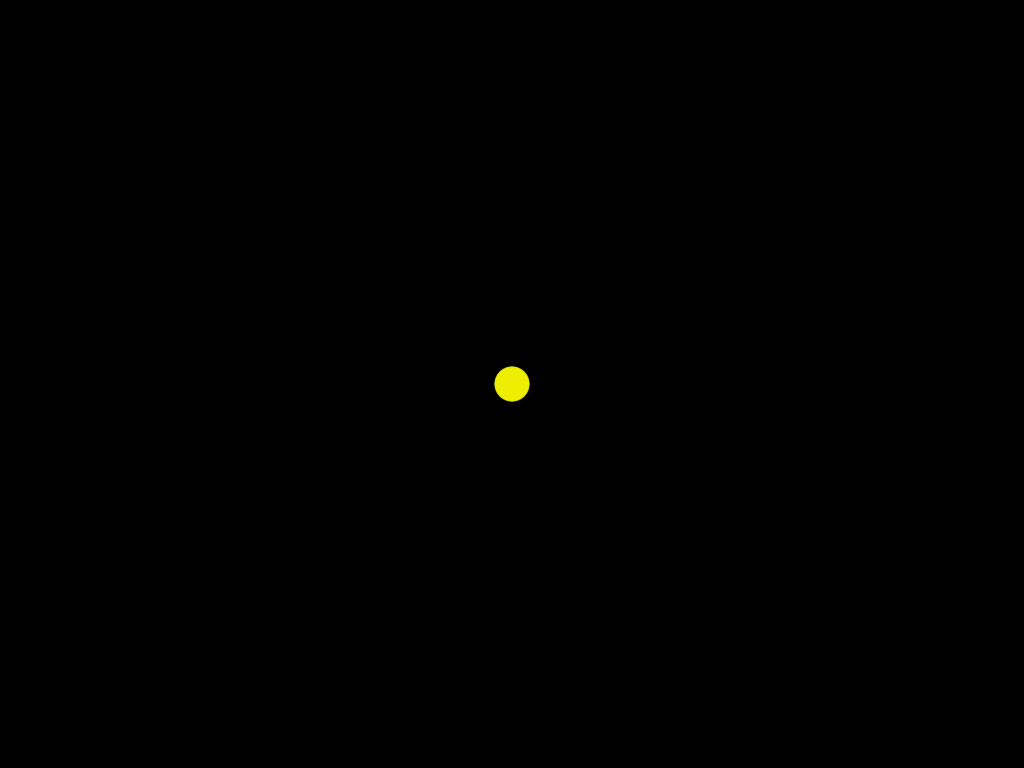
Frame 1 (no input)
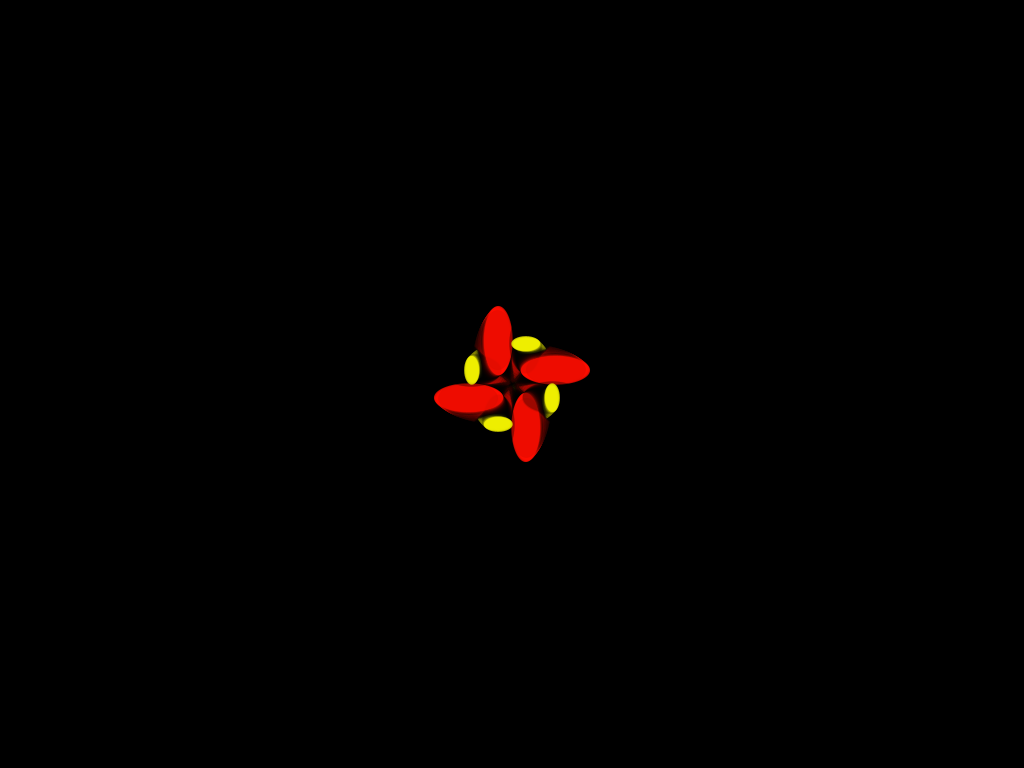
Frame 60 (the mouse pressed at the canvas centre just before this capture)
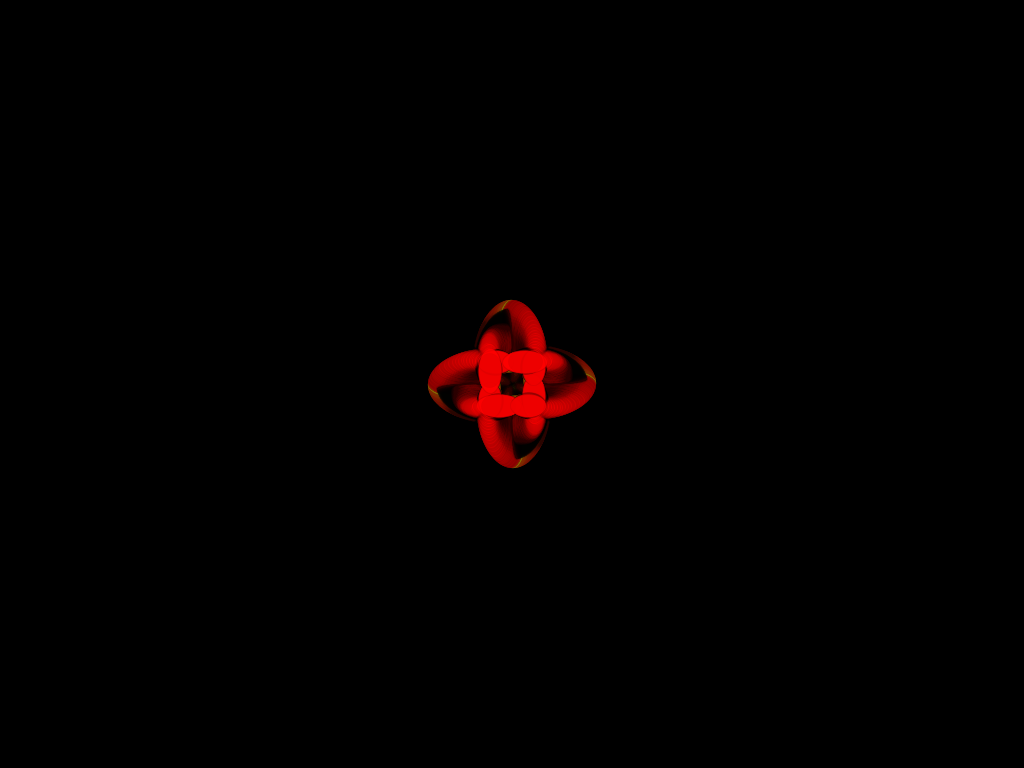
Frame 120 (the mouse held since frame 60 and released just before this capture)

The Processing sketch that drew these frames (run headless with seeded random() and noise(); from frame 60 on, the mouse is pressed at the canvas centre):

// Processing sketch: EV_StarBioHazard_USE
// ── EV_StarBioHazard_USE.pde
float x1 = 0;
float y1 =0;
float x2 =0;
float y2 =0;
float d1 = 35;//original15
float vy1 = random(2);
float vx1 = random(2);
float vy2 = random(2);
float vx2 = random(2);
float alp = random(0, -6*PI);//duration!!float alp = random(0, PI / 3);
float rot = random(0.000, 0.05);
int num = 4;

void setup()
{
  size(1024, 768);
  x1 = 0;
  y1 = 0;
  smooth();
  noStroke();
  // strokeWeight(2);
  //frameRate(120);
  background(0);
  //fill(235, 12, 0, 28);
}

void draw()
{
  fill(0, 3);
  rect(0, 0, width, height);
  stroke(1, 1, 1, 25);
  translate(width /2, height /2);
  for (int i = 0; i < num;i++)
  {
    fill(0, 0, 0, 80);
    ellipse(x1+0.5, y1+0.5, d1+2.5, d1+2.5+(y2*.7));
    fill(255*(width/2)/((width/2) - abs(x2)), (200-x1)/x1,  255-255*(width/2)/((width/2) - abs(x1*7)), 208);
    ellipse(x1, y1, d1, d1 +y2);

    fill(0, 0, 0, 80);
    ellipse(x2+0.5, y2+0.5, d1+2.5, d1+2.5+(y2*.7));
    fill(255*((width/2)/((width/2) - abs(x2))), (200-x1)/x1*200, 255-255*(width/2)/((width/2) - abs(x1*7)), 208);
    ellipse(x2, y2, d1, d1 +x2);// original::ellipse(x2, y2, d1, d1 + abs((width/2) - x2));

    rotate(PI *2/ num);//rotate(PI *2/ num);
  }

  x1 += vx1 ;
  y1 +=  vy1;
  x2 -= vx2 ;
  y2 -=  vy2;
  alp += rot;
  vx1 = cos(alp);
  vy1 = sin(alp);
  vx2 = cos(-alp);
  vy2 = sin(-alp);

  d1 -= 0.1;
  if (d1 < 0.01)
  {
    x1 = 0;
    y1 = 0;
    x2 = 0;
    y2 = 0;
    vy1 = random(2);
    vx1 = random(2);
    vy2 = random(2);
    vx2= random(2);
    d1 = random(15, 26);
    alp = 4*PI;// orginal = random(0, PI * 2);
    rot = random(0.000, 0.01);//was (0.000, 0.05);  rotational velocity
    if (random(2) > 1)
      rot *= -1;
  }
}

void keyPressed()
{
  background(0);
  d1 = 0;
  if (key == 'c')
    num ++;
  if (key == 'v')
    num--;
  if (num == 1)
    num = 2;
}

void stop()
{
}
